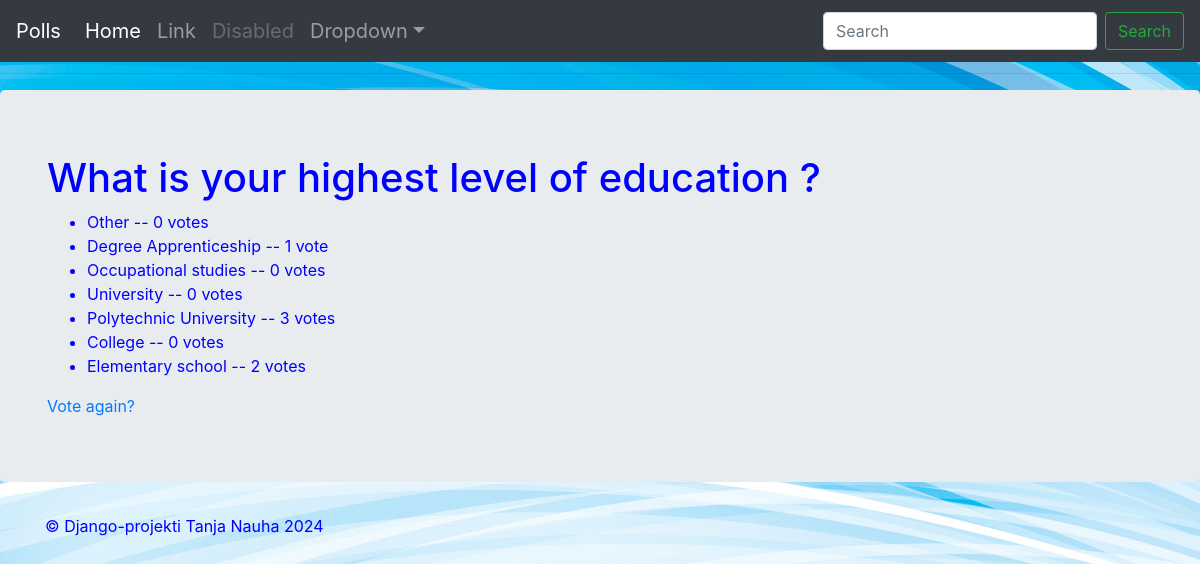
The page /kysely/2/results/ on the database its author committed.
### kysely/models.py (models this page shows, shortened)
class Kysymys(models.Model):
    kysymys_txt = models.CharField(max_length=100)
    julkaisu_pvm = models.DateTimeField("julkaisu pvm")

class Vaihtoehto(models.Model):
    vaihtoehto_txt = models.CharField(max_length=200)
    valinta = models.IntegerField(default=0)
    kysymys = models.ForeignKey(Kysymys, on_delete=models.CASCADE)

### kysely/views.py (the view)
# urls.py: path('<int:question_id>/results/', views.results, name="results"),
def results(request, question_id):
    kysymys= get_object_or_404(Kysymys, pk=question_id)
    return render(request, 'kysely/results.html', {'kysymys': kysymys})

### kysely/templates/kysely/results.html
{% extends 'kysely/base.html' %}
{% block main_content %}
<h1>{{ kysymys.kysymys_txt }}</h1>
<ul>
    {% for vaihtoehto in kysymys.vaihtoehto_set.all %}
    <li>
        {{ vaihtoehto.vaihtoehto_txt }} -- {{ vaihtoehto.valinta }} vote{{ vaihtoehto.valinta|pluralize }}
         </li>
        {% endfor %}
</ul>
<a href="{% url 'kysely:detail' kysymys.id %}">Vote again?</a>
{% endblock %}

### kysely/static/kysely/style.css (style rules this page uses)
body { color: blue; background: white url("images/background_django_mysite.jpg") no-repeat; }

### rows shown on the page
Kysymys: kysymys_txt "What is your highest level of education ?"
Vaihtoehto: vaihtoehto_txt "Other", valinta "0"
Vaihtoehto: vaihtoehto_txt "Degree Apprenticeship", valinta "1"
Vaihtoehto: vaihtoehto_txt "Occupational studies", valinta "0"
Vaihtoehto: vaihtoehto_txt "University", valinta "0"
Vaihtoehto: vaihtoehto_txt "Polytechnic University", valinta "3"
Vaihtoehto: vaihtoehto_txt "College", valinta "0"
Vaihtoehto: vaihtoehto_txt "Elementary school", valinta "2"
